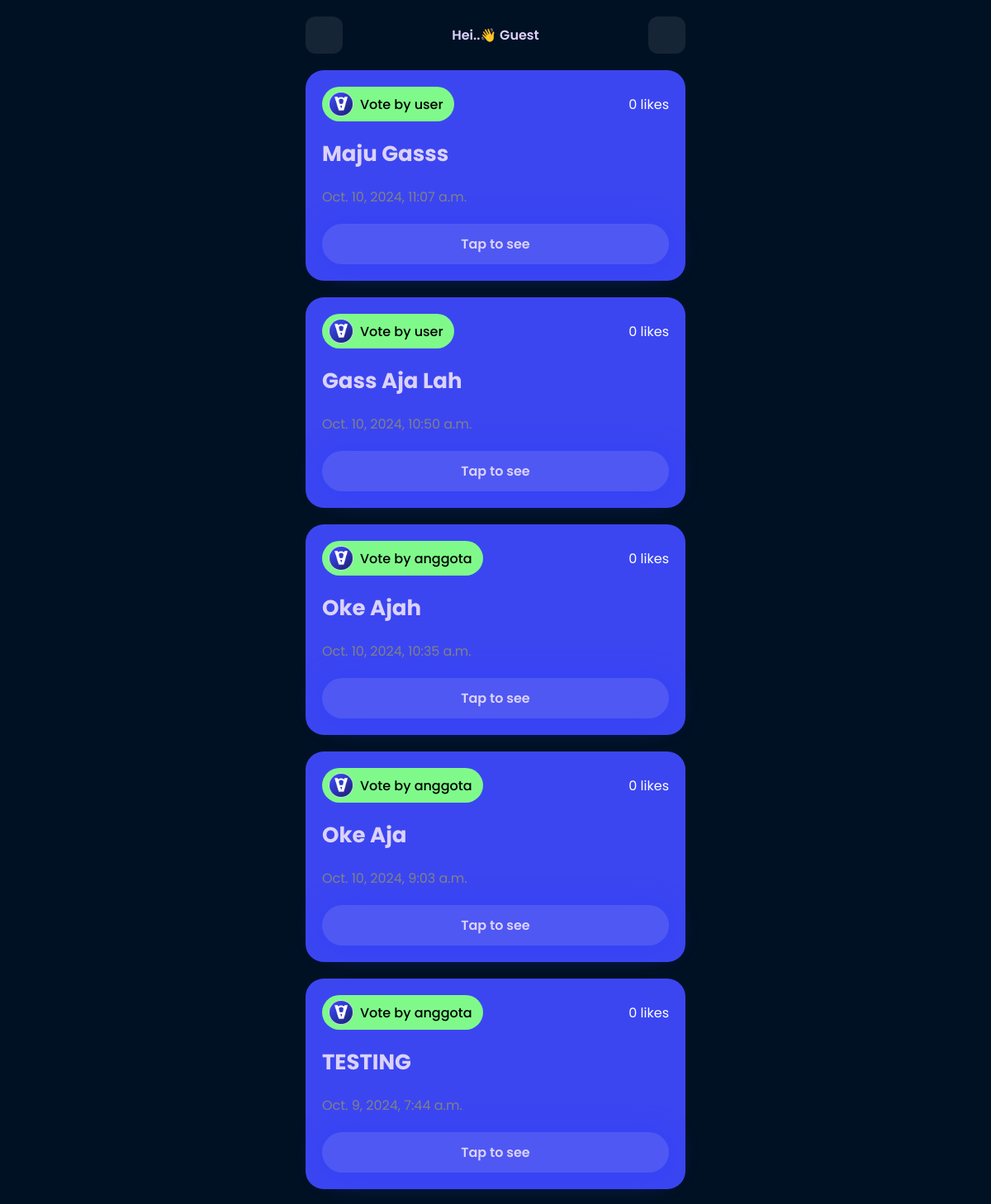
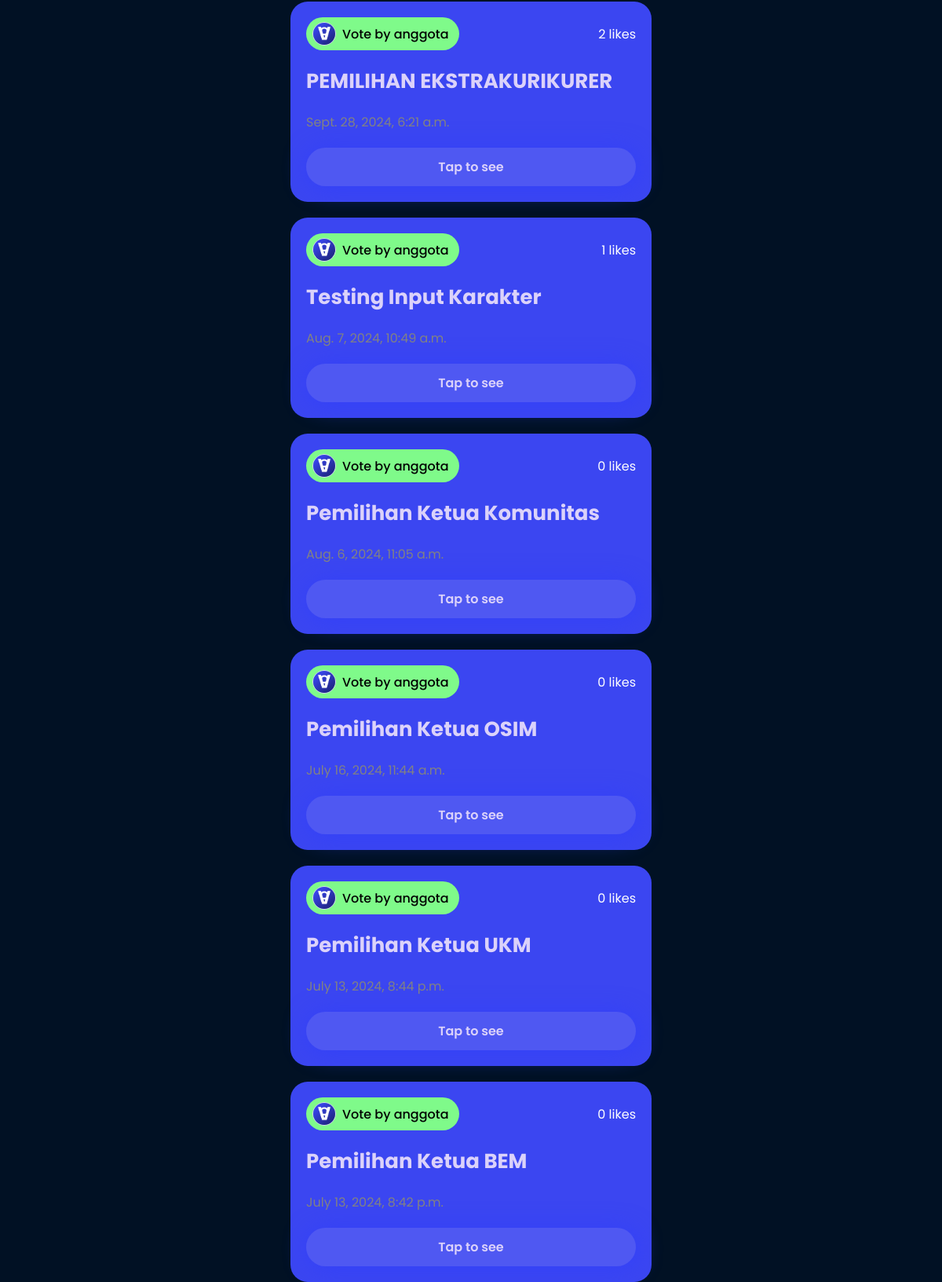
/vote/, run on an earlier commit of the app's database (2 pictures, top to bottom).
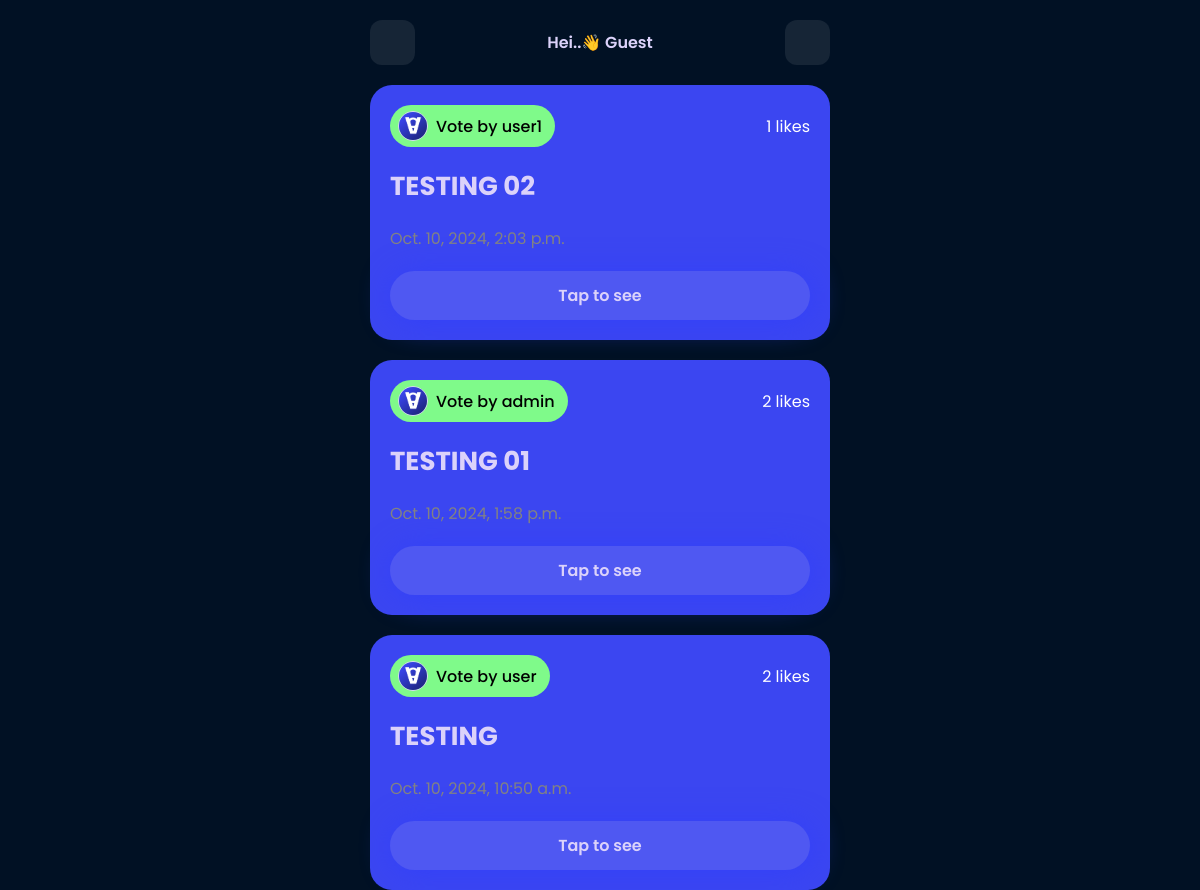
And on a later commit of the database.
### vote_app/models.py (models this page shows, shortened)
class Vote(models.Model):
    title = models.CharField(max_length=200)
    description = models.TextField()
    key = models.CharField(max_length=100, unique=True)
    created = models.DateTimeField(auto_now_add=True)
    likes = models.ManyToManyField(User, related_name='liked_votes', blank=True, default=0)
    deadline = models.DateTimeField(null=True, blank=True)  # Batas waktu opsional
    created_by = models.ForeignKey(User, on_delete=models.CASCADE, related_name='votes_created')  # Tambahkan field ini
    def total_likes(self):
        return self.likes.count()

### vote_app/views.py (the view)
# urls.py: path('vote/', views.vote_list, name='vote_list'),
@csrf_exempt
def vote_list(request):
    votes = Vote.objects.all().order_by('-id')
    return render(request, 'vote_list.html', {'votes': votes})

### templates/vote_list.html (shortened to what this page needs)
{% load static %}
<!DOCTYPE html>
<html lang="en">
<head>
</head>
<body>
    <div class="container">
      <div class="top">
        <a href="#" id="icon-container"><ion-icon name="key-outline" id="icon"></ion-icon></a>
        <p>Hei..👋 {% if user.is_authenticated %}{{ user.username }}{% else %}Guest{% endif %}</p>
        <a href="{% url 'create_vote' %}"><ion-icon name="add-circle" id="icon"></ion-icon></a>
      </div>
      <div class="vote">
        {% if votes %}
            {% for vote in votes %}
                <div class="card">
                    <div class="item-top">
                        <div class="top-user">
                            <div class="user">
                                <img src="{% static 'img/icon.png' %}" alt="" style="width: 30px; height: 30px;">
                                <span style="margin-right: 5px; font-weight: 500;">Vote by {{vote.created_by}}</span>
                            </div>
                            <div class="" style="display: flex; flex-direction: row; justify-content: end; gap: 4px;">
                            <span style="color: white;">{{ vote.total_likes }} likes</span>
                            </div>
                        </div>
                    </div>
                    <div class="item-bottom">
                        <div class="bottom-user">
                            <h3 style="text-transform: capitalize;">{{ vote.title }}</h3>
                            <span>{{ vote.created }}</span>
                        </div>
                        <a href="{% url 'access_vote' vote.id %}" class="btn-tap">Tap to see</a>
                    </div>
                </div>
            {% endfor %}
        {% else %}
            <div style="margin: 50px auto; background-color: #4f57f24b; padding: 20px; border-radius: 22px; text-align: center;">
                <span style="font-size: 100px;">😥</span>
                <p style="font-size: 20px; color: white;">Data vote belum ada!</p>
            </div>
        {% endif %}
      </div>
    </div>
  </body>
</html>

### templates/vote_list.html (style rules this page uses)
:root { --satu:#3B46F1; --dua:#4F58F2; --tiga:#DBD2FA; --empat:#DBD2FA; --lima:#7FFA8A; }
* { margin: 0; padding: 0; box-sizing: border-box; font-family: "Poppins", sans-serif; }
body { background-color: rgb(1, 17, 36); }
.container { max-width: 500px; height: 100vh; margin: auto; padding: 0 20px; }
.top { padding: 20px 0; display: flex; justify-content: space-between; align-items: center; }
.top #icon { width: 25px; height: 25px; color: var(--satu); }
.top a { background-color: rgba(255, 255, 255, 0.081); width: 45px; height: 45px; display: flex; justify-content: center; align-items: center; border-radius: 12px; }
.top { font-weight: 600; color: var(--tiga); }
.vote { display: flex; flex-direction: column; justify-content: center; align-items: center; gap: 20px; }
.card { background-color: var(--satu); height: 45%; width: 100%; padding: 20px; border-radius: 22px; }
.item-top .top-user { display: flex; justify-content: space-between; align-items: center; }
.item-top .top-user .user { background-color: var(--lima); padding: 6px 8px; display: flex; justify-content: center; align-items: center; gap: 8px; border-radius: 50px; }
.item-top .top-user .user img { width: 30px; height: 30px; border-radius: 50%; border: 1px solid var(--empat); }
.item-bottom { text-align: center; }
.bottom-user { margin: 20px 0; display: flex; flex-direction: column; gap: 20px; text-align: left; }
.bottom-user h3 { font-size: 26px; color: var(--empat); }
.bottom-user span { color: #828283; }
.btn-tap { background-color: var(--dua); width: 100%; text-align: center; display: block; padding: 12px; text-decoration: none; color: var(--empat); font-weight: 600; border-radius: 50px; box-shadow: 2px 2px 30px #3340f9; }

What changed in the data, as far as the page shows it:
removed Vote: created_by "user", total_likes "0", title "Maju Gasss", created "Oct. 10, 2024, 11:07 a.m."
removed Vote: created_by "anggota", total_likes "0", title "Oke Ajah", created "Oct. 10, 2024, 10:35 a.m."
removed Vote: created_by "anggota", total_likes "0", title "Oke Aja", created "Oct. 10, 2024, 9:03 a.m."
removed Vote: created_by "anggota", total_likes "0", title "TESTING", created "Oct. 9, 2024, 7:44 a.m."
removed Vote: created_by "anggota", total_likes "2", title "PEMILIHAN EKSTRAKURIKURER", created "Sept. 28, 2024, 6:21 a.m."
removed Vote: created_by "anggota", total_likes "1", title "Testing Input Karakter", created "Aug. 7, 2024, 10:49 a.m."
removed Vote: created_by "anggota", total_likes "0", title "Pemilihan Ketua Komunitas", created "Aug. 6, 2024, 11:05 a.m."
removed Vote: created_by "anggota", total_likes "0", title "Pemilihan Ketua OSIM", created "July 16, 2024, 11:44 a.m."
removed Vote: created_by "anggota", total_likes "0", title "Pemilihan Ketua UKM", created "July 13, 2024, 8:44 p.m."
removed Vote: created_by "anggota", total_likes "0", title "Pemilihan Ketua BEM", created "July 13, 2024, 8:42 p.m."
added Vote: created_by "user1", total_likes "1", title "TESTING 02", created "Oct. 10, 2024, 2:03 p.m."
added Vote: created_by "admin", total_likes "2", title "TESTING 01", created "Oct. 10, 2024, 1:58 p.m."
changed Vote "user": total_likes "0" → "2"; title "Gass Aja Lah" → "TESTING"
